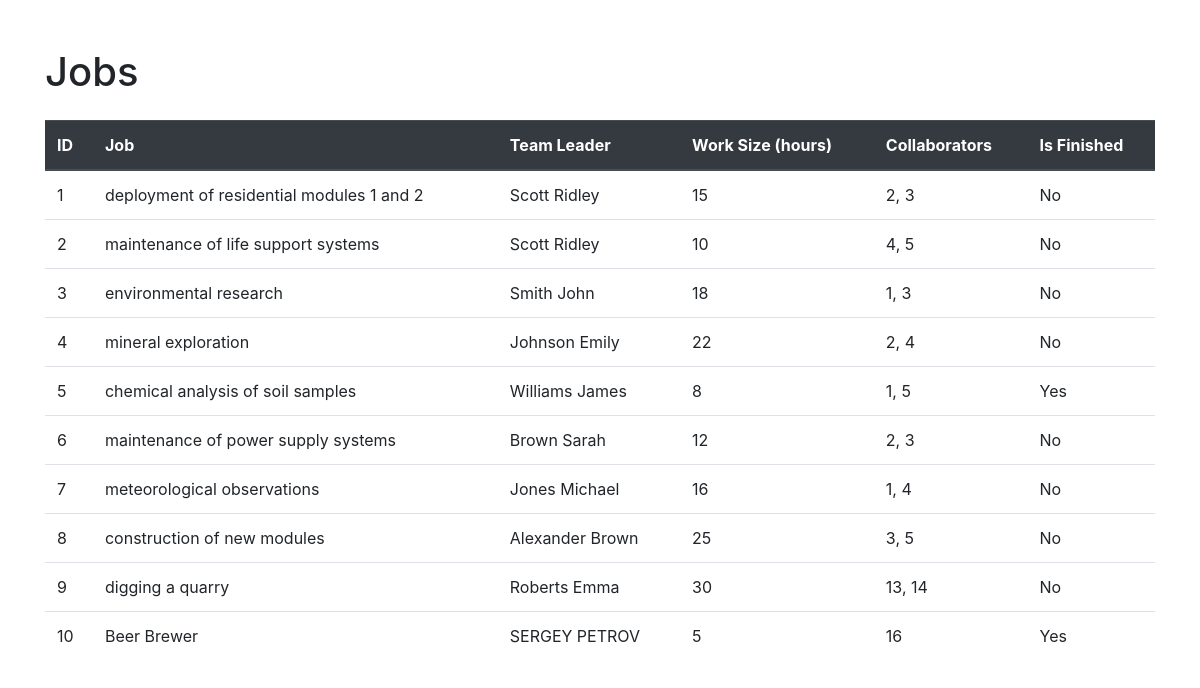
Before: / with the older database file.
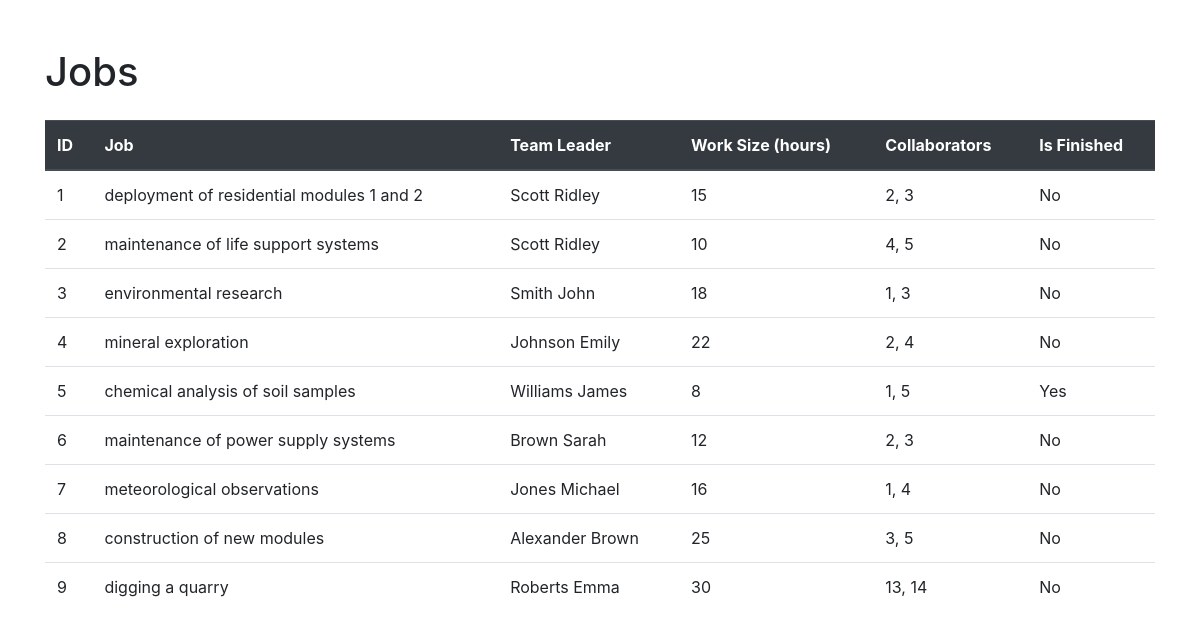
After: the same page with the newer database file.
### task11.py (models this page shows)
class Jobs(Base):
    __tablename__ = 'jobs'
    id = Column(Integer, primary_key=True, autoincrement=True)
    team_leader = Column(Integer, ForeignKey('users.id'))
    job = Column(String)
    work_size = Column(Integer)
    collaborators = Column(String)
    start_date = Column(DateTime)
    end_date = Column(DateTime)
    is_finished = Column(Boolean)
    user = relationship("User", foreign_keys=[team_leader])

class User(Base):
    __tablename__ = 'users'
    id = Column(Integer, primary_key=True, autoincrement=True)
    surname = Column(String)
    name = Column(String)
    age = Column(Integer)
    position = Column(String)
    speciality = Column(String)
    address = Column(String)
    email = Column(String, unique=True)
    hashed_password = Column(String)
    modified_date = Column(DateTime)

### task13.py (the view)
@app.route('/')
def show_jobs():
    all_jobs = session.query(Jobs).all()
    return render_template('templates/task13.html', jobs=all_jobs)

### templates/task13.html (shortened to what this page needs)
<!DOCTYPE html>
<html lang="en">
<head>
    <link href="https://maxcdn.bootstrapcdn.com/bootstrap/4.5.2/css/bootstrap.min.css" rel="stylesheet">
</head>
<body>
    <div class="container">
        <h1 class="mt-5">Jobs</h1>
        <table class="table mt-4">
            <thead class="thead-dark">
                <tr>
                    <th scope="col">ID</th>
                    <th scope="col">Job</th>
                    <th scope="col">Team Leader</th>
                    <th scope="col">Work Size (hours)</th>
                    <th scope="col">Collaborators</th>
                    <th scope="col">Is Finished</th>
                </tr>
            </thead>
            <tbody>
                {% for job in jobs %}
                <tr>
                    <td>{{ job.id }}</td>
                    <td>{{ job.job }}</td>
                    <td>{{ job.user.surname }} {{ job.user.name }}</td>
                    <td>{{ job.work_size }}</td>
                    <td>{{ job.collaborators }}</td>
                    <td>{{ "Yes" if job.is_finished else "No" }}</td>
                </tr>
                {% endfor %}
            </tbody>
        </table>
    </div>
</body>
</html>

Changed rows visible on the page:
removed Jobs: id "10", job "Beer Brewer", user.surname "SERGEY", user.name "PETROV", work_size "5", collaborators "16", is_finished "Yes"
